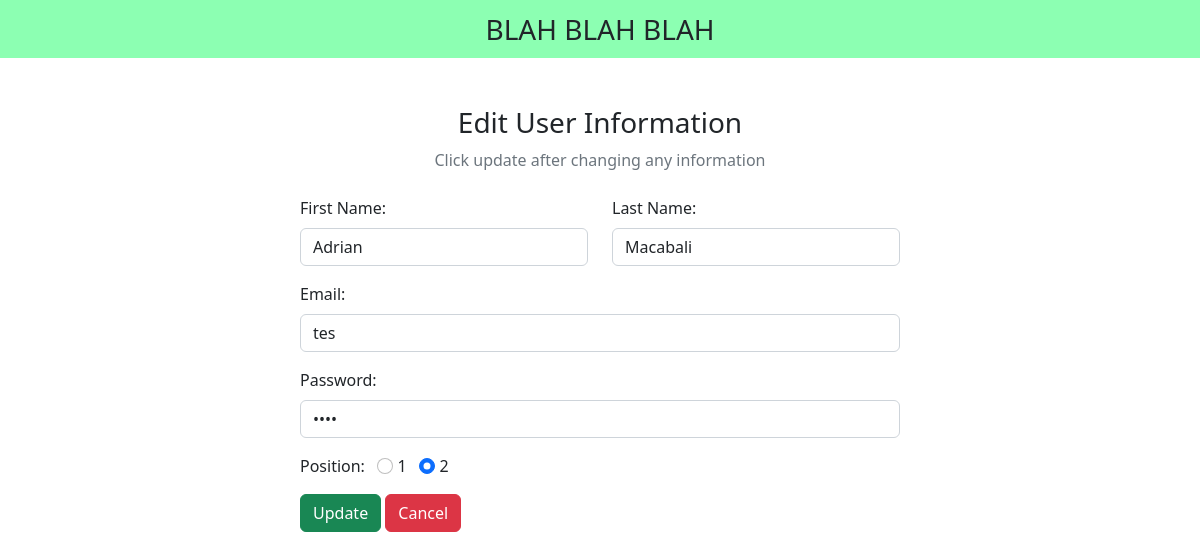
Page /dashboard/edit.php?UserID=6 on the committed database.
### tables this page shows
CREATE TABLE `users` (
  `UserID` int(10) NOT NULL,
  `Fname` varchar(250) NOT NULL,
  `Lname` varchar(250) NOT NULL,
  `password` varchar(250) NOT NULL,
  `Position` int(250) NOT NULL,
  `username` varchar(250) NOT NULL
);

### dashboard/edit.php (the view, shortened to what this page needs)
<?php
include "../config/dbcon.php";
$UserID = $_GET["UserID"];
?>
<!DOCTYPE html>
<html lang="en">
<head>
  <link href="https://cdn.jsdelivr.net/npm/bootstrap@5.2.3/dist/css/bootstrap.min.css" rel="stylesheet">
  <link rel="stylesheet" href="https://cdnjs.cloudflare.com/ajax/libs/font-awesome/6.4.0/css/all.min.css" />
</head>
<body>
  <nav class="navbar navbar-light justify-content-center fs-3 mb-5" style="background-color: #00ff5573;">
    BLAH BLAH BLAH
  </nav>
  <div class="container">
    <div class="text-center mb-4">
      <h3>Edit User Information</h3>
      <p class="text-muted">Click update after changing any information</p>
    </div>
    <?php
    $sql = "SELECT * FROM users WHERE UserID = $UserID LIMIT 1";
    $result = mysqli_query($conn, $sql);
    $row = mysqli_fetch_assoc($result);
    ?>
    <div class="container d-flex justify-content-center">
      <form action="" method="post" style="width:50vw; min-width:300px;">
        <div class="row mb-3">
          <div class="col">
            <label class="form-label">First Name:</label>
            <input type="text" class="form-control" name="Fname" value="<?php echo $row['Fname'] ?>">
          </div>
          <div class="col">
            <label class="form-label">Last Name:</label>
            <input type="text" class="form-control" name="Lname" value="<?php echo $row['Lname'] ?>">
          </div>
        </div>
        <div class="mb-3">
          <label class="form-label">Email:</label>
          <input type="email" class="form-control" name="username" value="<?php echo $row['username'] ?>">
        </div>
        <div class="mb-3">
          <label class="form-label">Password:</label>
          <input type="password" class="form-control" name="password" value="<?php echo $row['password'] ?>">
        </div>
        <div class="form-group mb-3">
          <label>Position:</label>
          <input type="radio" class="form-check-input" name="Position" id="1" value="1" <?php echo ($row["Position"] == '1') ? "checked" : ""; ?>>
          <label for="1" class="form-input-label">1</label>
          <input type="radio" class="form-check-input" name="Position" id="2" value="2" <?php echo ($row["Position"] == '2') ? "checked" : ""; ?>>
          <label for="2" class="form-input-label">2</label>
        </div>
        <div>
          <button type="submit" class="btn btn-success" name="submit">Update</button>
          <a href="index.php" class="btn btn-danger">Cancel</a>
        </div>
      </form>
    </div>
  </div>
</body>
</html>

### rows in the picture
users: Fname "Adrian", Lname "Macabali", username "tes", Position "☐ 1", Position "☑ 2"
